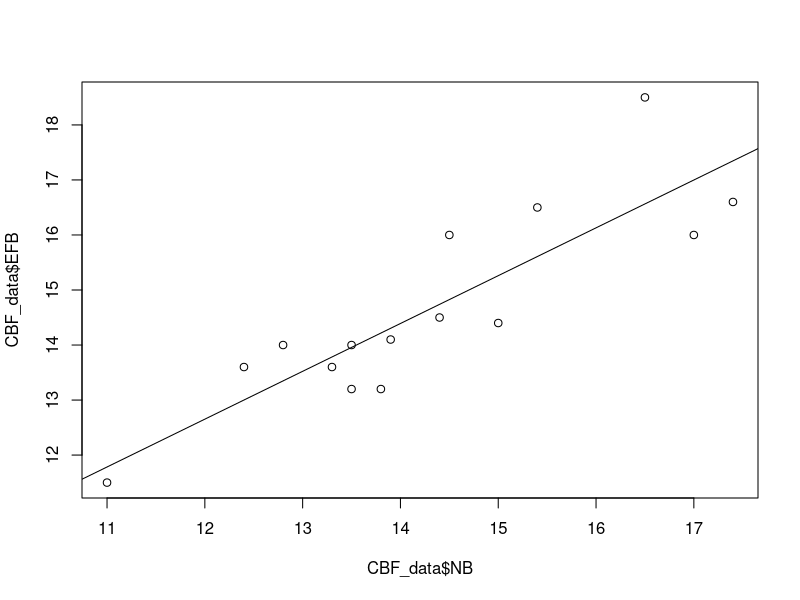
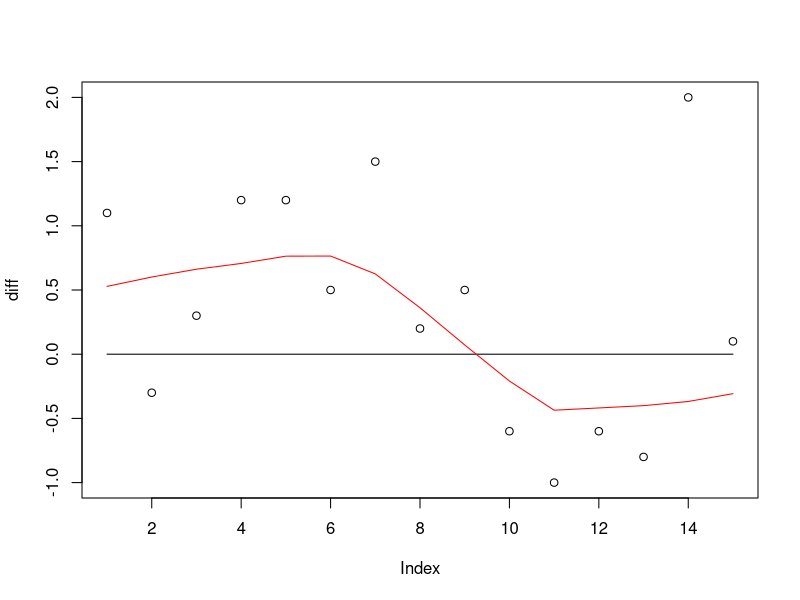
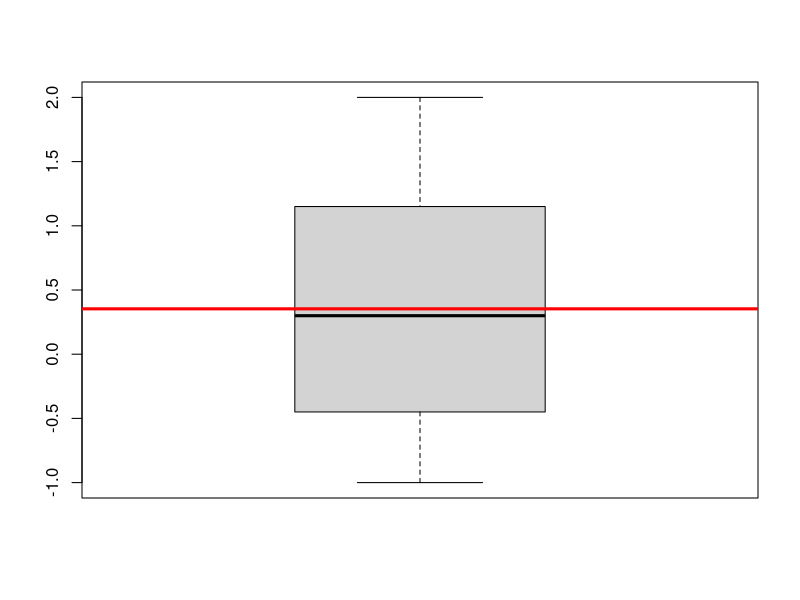
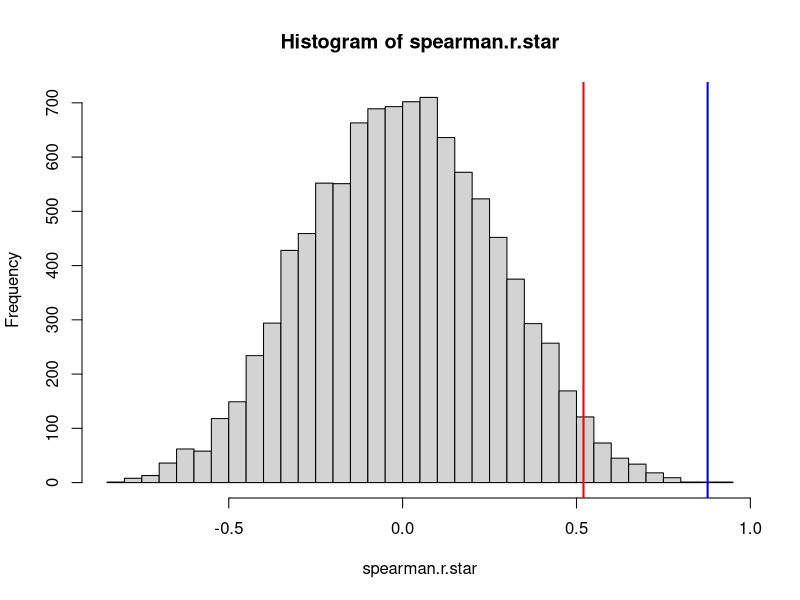
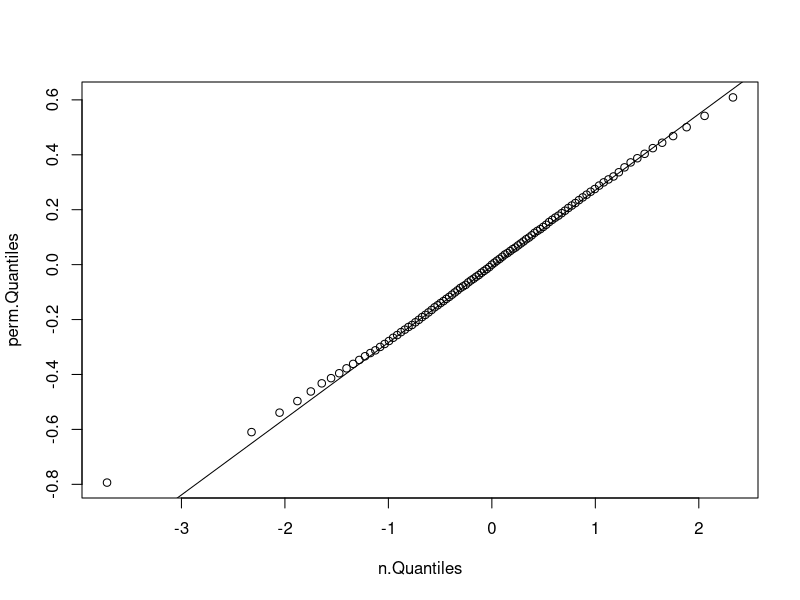
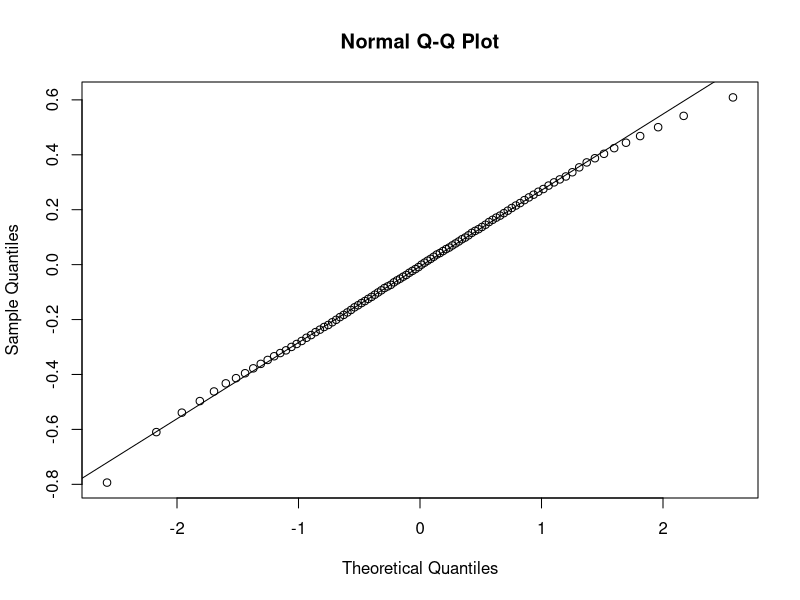

These figures' R source, in order:

# 0) prepare data

NB <- c(15.4, 13.5, 13.3, 12.4, 12.8, 13.5, 14.5, 13.9,
        11.0, 15.0, 17.0, 13.8, 17.4, 16.5, 14.4)

EFB<- c(16.5, 13.2, 13.6, 13.6, 14.0, 14.0, 16.0, 14.1,
        11.5, 14.4, 16.0, 13.2, 16.6, 18.5, 14.5)

CBF_data <- data.frame("Subject" = c(1:15),
                       "NB" = NB,
                       "EFB" = EFB)

obs.cor <- cor(NB, EFB, method = "spearman")

# 1) graphing and exploratory data analysis
#### GRAPHS

# standard scatterplot with LS line
plot(CBF_data$NB, CBF_data$EFB)
abline(lm(CBF_data$EFB ~ CBF_data$NB))

# scatterplot of differences with smoother (ideally about zero)
diff <- CBF_data$EFB - CBF_data$NB
plot(diff)
lines(x = 1:15, y = rep(0, times=15))
lines(lowess(diff), col = "red")

# boxplot of differences with horizontal about mean
boxplot(diff)
abline(h = mean(diff), col = "red", lwd = 3)

#### EXPLORATORY DATA ANALYSIS
# central Q: explore data wrt association
mean(diff)
sd(diff)

# other: in reference to graphs

####--------------------------------####

# 2) Estimate Spearman Rank Correlation
cor(CBF_data$EFB, CBF_data$NB, method = "spearman")


# 3) permutation test
N <- 10000
spearman.r.star <- replicate(N, {
  NB_new <- sample(NB)
  spearman.r <- cor(NB_new, EFB, method = "spearman")
  return(spearman.r)
})
CritValues <- quantile(spearman.r.star, probs = c(0.975))
hist(spearman.r.star, breaks = 40)
abline(v = c(CritValues,obs.cor), col = c("red","blue")
                              , lwd = 2)
print(c(max(spearman.r.star), obs.cor))
sum(spearman.r.star >= obs.cor)
mean(spearman.r.star >= obs.cor)


# 4) Asymptotic approximation
## standardized coefficients (with ties!)
n <- 15
NB_ranked <- rank(NB) # 1 tie: 5.5 (2)
EFB_ranked <- rank(EFB) # 4 ties:
#                              2.5 (2)
#                              4.5 (2)
#                              6.5 (2)
#                              11.5 (2)
Diff_ranked <- NB_ranked - EFB_ranked
g <- 1
t_i <- 2
h <- 4
u_i <- 2
r.star <- (n*(n^2 - 1) - 6*sum(Diff_ranked^2) - 0.5*(g*(t_i*(t_i^2 - 1)) + h*(u_i*(u_i^2 - 1)))) / (((n*(n^2 - 1) - g*(t_i*(t_i^2 - 1))) * (n*(n^2 - 1) - h*(u_i*(u_i^2 - 1))))^0.5)

r.standard <- (n-1)^(0.5) * r.star
p.value <- 1 - pnorm(r.standard)

# 5) Compare two distributions
probabilities <- seq(0.0001, 0.9999, by = 0.01)
probabilities[1:5]

perm.Quantiles <- quantile(spearman.r.star, probabilities)
n.Quantiles <- qnorm(probabilities)

plot(n.Quantiles, perm.Quantiles)
qqline(perm.Quantiles)

# or
qqnorm(perm.Quantiles)
qqline(perm.Quantiles)
